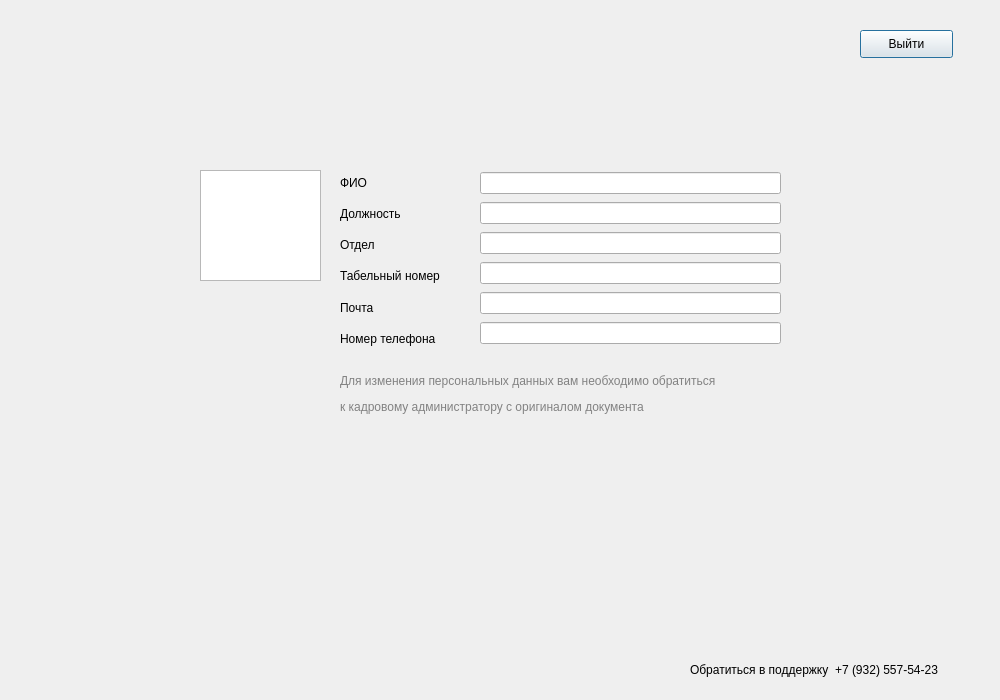
<?xml version="1.0" encoding="UTF-8"?>
<ui version="4.0">
 <class>Dialog</class>
 <widget class="QDialog" name="Dialog">
  <property name="geometry">
   <rect>
    <x>0</x>
    <y>0</y>
    <width>1000</width>
    <height>700</height>
   </rect>
  </property>
  <property name="windowTitle">
   <string>Dialog</string>
  </property>
  <widget class="QPushButton" name="pushButton">
   <property name="geometry">
    <rect>
     <x>860</x>
     <y>30</y>
     <width>93</width>
     <height>28</height>
    </rect>
   </property>
   <property name="text">
    <string>Выйти</string>
   </property>
  </widget>
  <widget class="QGraphicsView" name="photoView">
   <property name="geometry">
    <rect>
     <x>200</x>
     <y>170</y>
     <width>121</width>
     <height>111</height>
    </rect>
   </property>
  </widget>
  <widget class="QWidget" name="verticalLayoutWidget">
   <property name="geometry">
    <rect>
     <x>340</x>
     <y>170</y>
     <width>131</width>
     <height>181</height>
    </rect>
   </property>
   <layout class="QVBoxLayout" name="verticalLayout">
    <item>
     <widget class="QLabel" name="Fio">
      <property name="text">
       <string>ФИО</string>
      </property>
     </widget>
    </item>
    <item>
     <widget class="QLabel" name="Dolzhnost">
      <property name="text">
       <string>Должность</string>
      </property>
     </widget>
    </item>
    <item>
     <widget class="QLabel" name="Otdel">
      <property name="text">
       <string>Отдел</string>
      </property>
     </widget>
    </item>
    <item>
     <widget class="QLabel" name="Tabnum">
      <property name="text">
       <string>Табельный номер</string>
      </property>
     </widget>
    </item>
    <item>
     <widget class="QLabel" name="Email">
      <property name="text">
       <string>Почта</string>
      </property>
     </widget>
    </item>
    <item>
     <widget class="QLabel" name="Phone">
      <property name="text">
       <string>Номер телефона</string>
      </property>
     </widget>
    </item>
   </layout>
  </widget>
  <widget class="QWidget" name="verticalLayoutWidget_2">
   <property name="geometry">
    <rect>
     <x>480</x>
     <y>170</y>
     <width>301</width>
     <height>181</height>
    </rect>
   </property>
   <layout class="QVBoxLayout" name="verticalLayout_2">
    <item>
     <widget class="QLineEdit" name="FioLine"/>
    </item>
    <item>
     <widget class="QLineEdit" name="DolzhnostLine"/>
    </item>
    <item>
     <widget class="QLineEdit" name="OtdelLine"/>
    </item>
    <item>
     <widget class="QLineEdit" name="TabnumLine"/>
    </item>
    <item>
     <widget class="QLineEdit" name="EmailLine"/>
    </item>
    <item>
     <widget class="QLineEdit" name="PhoneLine"/>
    </item>
   </layout>
  </widget>
  <widget class="QLabel" name="label_3">
   <property name="geometry">
    <rect>
     <x>690</x>
     <y>660</y>
     <width>291</width>
     <height>20</height>
    </rect>
   </property>
   <property name="text">
    <string>Обратиться в поддержку  +7 (932) 557-54-23</string>
   </property>
  </widget>
  <widget class="QLabel" name="label">
   <property name="enabled">
    <bool>true</bool>
   </property>
   <property name="geometry">
    <rect>
     <x>340</x>
     <y>370</y>
     <width>404</width>
     <height>49</height>
    </rect>
   </property>
   <property name="font">
    <font>
     <family>Arial</family>
    </font>
   </property>
   <property name="mouseTracking">
    <bool>true</bool>
   </property>
   <property name="text">
    <string>&lt;html&gt;&lt;head/&gt;&lt;body&gt;&lt;p&gt;&lt;span style=&quot; color:#828282;&quot;&gt;Для изменения персональных данных вам необходимо обратиться&lt;/span&gt;&lt;/p&gt;&lt;p&gt;&lt;span style=&quot; color:#828282;&quot;&gt;к кадровому администратору с оригиналом документа&lt;/span&gt;&lt;/p&gt;&lt;/body&gt;&lt;/html&gt;</string>
   </property>
   <property name="scaledContents">
    <bool>false</bool>
   </property>
   <property name="wordWrap">
    <bool>false</bool>
   </property>
   <property name="buddy">
    <cstring></cstring>
   </property>
  </widget>
 </widget>
 <resources/>
 <connections/>
</ui>
